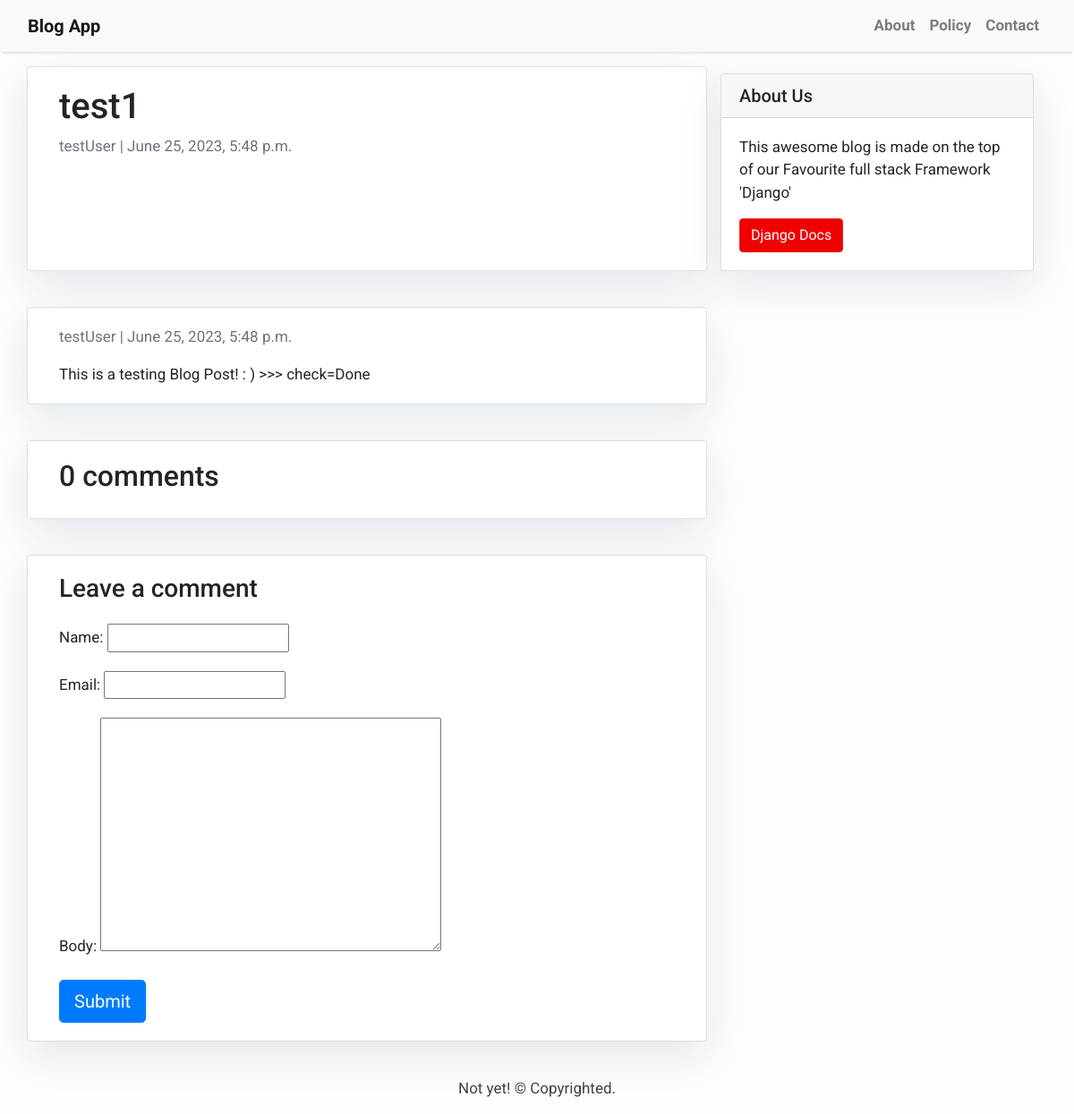
Page /add-post/ on the earlier database version.
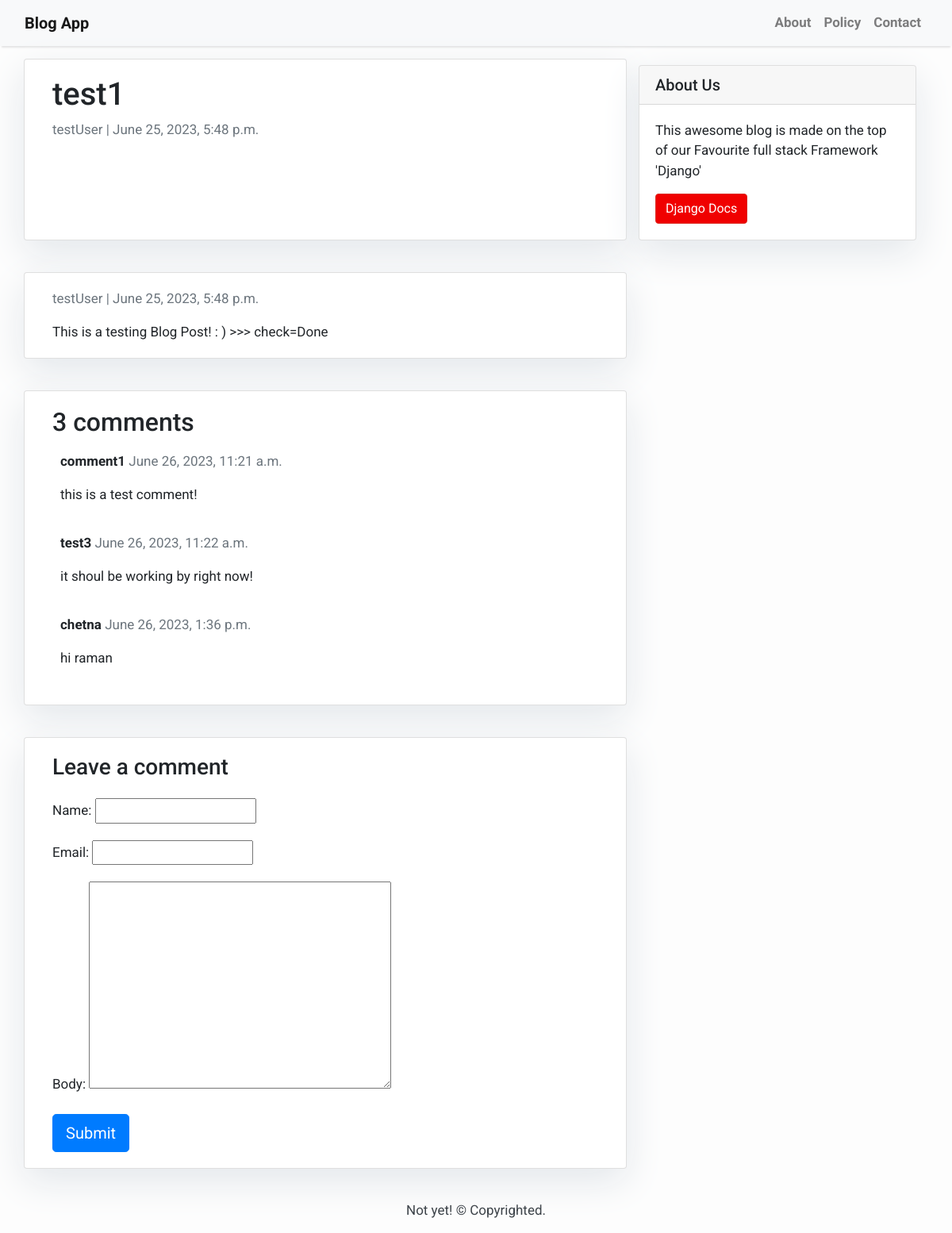
Same page on the later database version.
### blogging/models.py (models this page shows, shortened)
class Comment(models.Model):
    post = models.ForeignKey(Post,on_delete=models.CASCADE,related_name='comments')
    name = models.CharField(max_length=80)
    email = models.EmailField()
    body = models.TextField()
    created_on = models.DateTimeField(auto_now_add=True)
    active = models.BooleanField(default=False)
    class Meta:
        ordering = ['created_on']

### blogging/views.py (the view)
# urls.py: path('<slug:slug>/',post_detail, name='postDetail'),
def post_detail(request,slug):
    template_name = 'blogging/postDetail.html'
    post = get_object_or_404(Post, slug=slug)
    comments = post.comments.filter(active=True)
    new_comment = None
    if request.method == 'POST':
        comment_form = CommentForm(data=request.POST)
        if comment_form.is_valid():
            new_comment = comment_form.save(commit=False)
            new_comment.post = post
            new_comment.save()
    else:
        comment_form = CommentForm()
    return render(request, template_name, {'post':post,
                                           'comments':comments,
                                           'new_comment':new_comment,
                                           'comment_form':comment_form})

### blogging/forms.py
class CommentForm(forms.ModelForm):
    class Meta:
        model = Comment
        fields = ('name','email','body')

### blogging/templates/blogging/postDetail.html (shortened to what this page needs)
{% extends 'base.html' %}
{% block content %}
<div class="container">
  <div class="row">
    <div class="col-md-8 card mb-4  mt-3 left  top">
      <div class="card-body">
        <h1>{% block title %} {{ post.title }} {% endblock title %}</h1>
        <p class=" text-muted">{{ post.author }} | {{ post.created_on }}</p>
      </div>
    </div>
    {% block sidebar %} {% include 'sidebar.html' %} {% endblock sidebar %}
    <div class="container">
      <div class="row">
        <div class="col-md-8 card mb-4  mt-3 left  top">
          <div class="card-body">
            <p class=" text-muted">{{ post.author }} | {{ post.created_on }}</p>
            <p class="card-text ">{{ post.content | safe }}</p>
          </div>
        </div>
        <div class="col-md-8 card mb-4  mt-3 ">
          <div class="card-body">
            <h2>{{ comments.count }} comments</h2>
            {% for comment in comments %}
            <div class="comments" style="padding: 10px;">
              <p class="font-weight-bold">
                {{ comment.name }}
                <span class=" text-muted font-weight-normal">
                  {{ comment.created_on }}
                </span>
              </p>
              {{ comment.body | linebreaks }}
            </div>
            {% endfor %}
          </div>
        </div>
        <div class="col-md-8 card mb-4  mt-3 ">
          <div class="card-body">
            {% if new_comment %}
            <div class="alert alert-success" role="alert">
              Your comment is awaiting moderation
            </div>
            {% else %}
            <h3>Leave a comment</h3>
            <form method="post" style="margin-top: 1.3em;">
              {{ comment_form.as_p }}
              <button type="submit" class="btn btn-primary  btn-lg">Submit</button>
            </form>
            {% endif %}
          </div>
        </div>
      </div>
    </div>
  </div>
  </div>
{% endblock content %}

Differences in the rows shown:
added Comment: name "comment1", created_on "June 26, 2023, 11:21 a.m.", body "this is a test comment!"
added Comment: name "test3", created_on "June 26, 2023, 11:22 a.m.", body "it shoul be working by right now!"
added Comment: name "chetna", created_on "June 26, 2023, 1:36 p.m.", body "hi raman"
Other differences:
{{ comments.count }}: "0" → "3"
